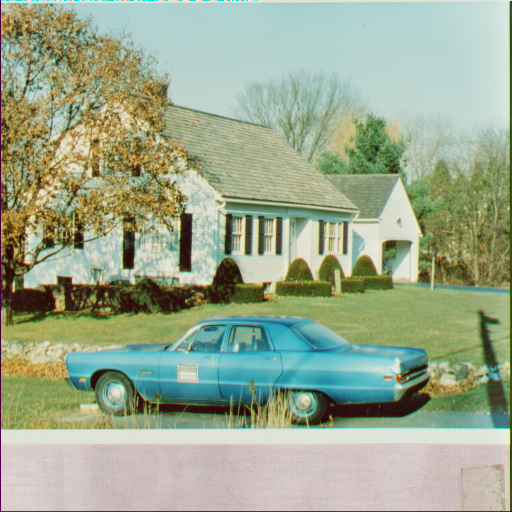
#> input picture 00-Images_as_Functions/ps0-1-a-1.tiff, 512 x 512 px, found by its file name
$ jupyter execute --allow-errors Images_as_Functions.ipynb   (shell and % lines are left out)
#> lines starting #> are read from the running program, lines starting #| are printed output that depends on the picture
# Images as Functions

[cell 1]
from PIL import Image
import numpy as np
import matplotlib.pyplot as plt

1.a: The input images are defined as below.

[cell 2]
img1_path = "./ps0-1-a-1.tiff"
img2_path = "./ps0-1-a-2.tiff"

with Image.open(img1_path) as pil_im1:
#> pil_im1 is the input picture: PIL image 512x512 RGB; mean R, G, B 155.4, 168.2, 142.2
    arr1 = np.asarray(pil_im1)
    print(f"The first image {img1_path} has shape {arr1.shape} and its order is {pil_im1.mode}.") # HxWx3, RGB
#| The first image ./ps0-1-a-1.tiff has shape (512, 512, 3) and its order is RGB.
    plt.imshow(arr1)
    plt.show()

#> (the rest of this cell did not finish here and is left out)

2.a: Swap the red and blue channels of image 1.

[cell 3]
with Image.open(img1_path) as im:
    arr = np.asarray(im)
# Swap the red and blue channel.
plt.imshow(arr[:, :, ::-1])
plt.show()
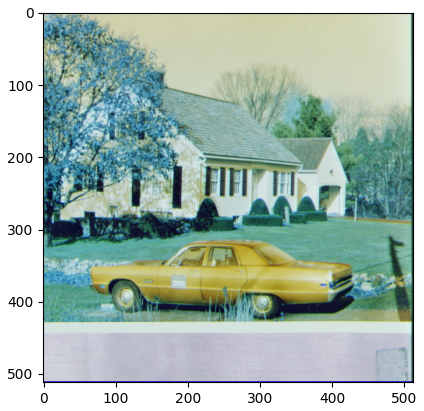
#> figure drawn by matplotlib, 1 panel; B, G, R data is drawn as R, G, B

2.b: Create a monochrome image (`M1g`) by selecting the green channel of image 1

[cell 4]
with Image.open(img1_path) as im:
    arr = np.asarray(im)
# Select the green channel
plt.imshow(arr[:, :, 1], cmap='gray', vmin=0, vmax=255)
plt.show()
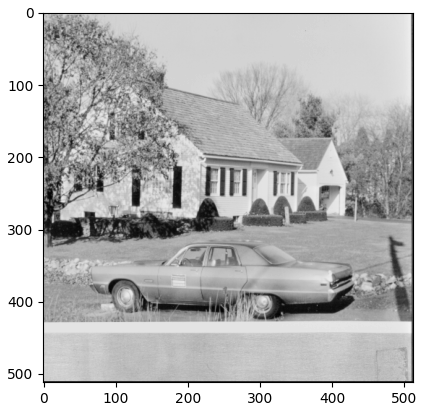
#> figure drawn by matplotlib, 1 panel

2.c: Create a monochrome image (`M1r`) by selecting the red channel of image 1

[cell 5]
with Image.open(img1_path) as im:
    arr = np.asarray(im)
# Select the green channel
plt.imshow(arr[:, :, 0], cmap='gray', vmin=0, vmax=255)
plt.show()
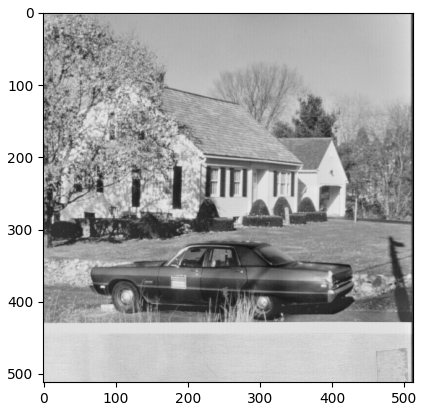
#> figure drawn by matplotlib, 1 panel

2.d **Which looks more like what you’d expect a monochrome image to look like? Would you expect a computer vision algorithm to work on one better than the other?**
The monochrome image from the green channel visually appears superior to the one from the red channel. However, I think that computer vision algorithms generally perform better on the red monochrome image. The pixels' values in the red image are brighter, indicating more information is captured, while the green image's darker pixel values suggest light absorption by objects.

3.a Take the inner square of 50x100 pixels (that’s 50 rows by 100 columns – a horizontal image) of monochrome version of image 1 and insert them into the monochrome version of image 2.

[cell 6]
with Image.open(img1_path) as pil_im1:
    arr1 = np.asarray(pil_im1.convert('L')) # RGB -> GRAY
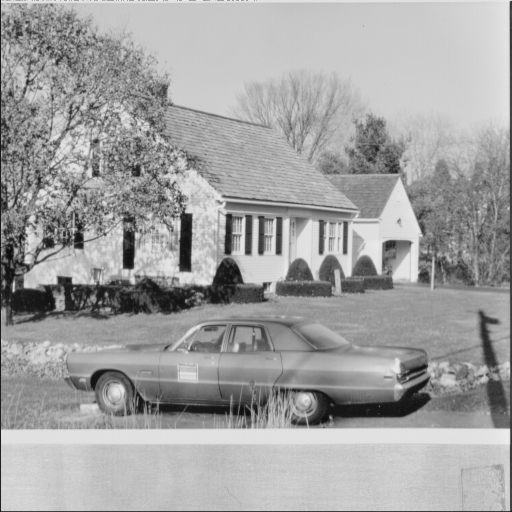
#> arr1: shape (512, 512); min 8, max 236, mean 161.4
    h1, w1 = arr1.shape
#> h1 = 512; w1 = 512
    center1 = (int(h1/2), (w1/2)) # y, x
#> center1 = (256, 256)

#> (the rest of this cell did not finish here and is left out)

4.a: What is the min and max of the pixel values of `M1g`? What is the mean? What is the standard deviation? And how did you compute these?

[cell 7]
with Image.open(img1_path) as im:
    arr = np.asarray(im)
    green = arr[:, :, 1]
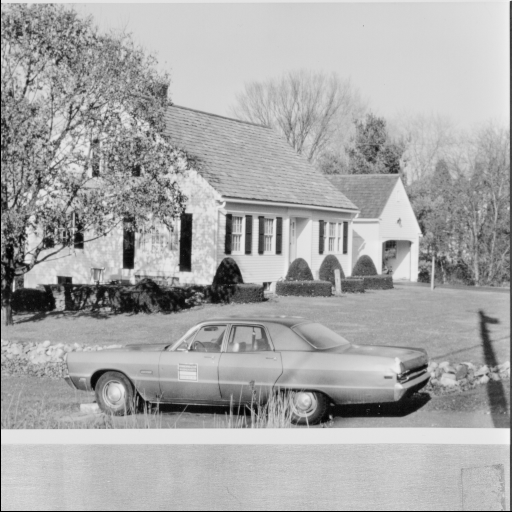
#> green: shape (512, 512); min 0, max 242, mean 168.2
    minimum = np.min(green)
#> minimum = 0
    maximum = np.max(green)
#> maximum = 242
    mean = np.mean(green)
#> mean = 168.2
    std = np.std(green)
#> std = 48.72
    print(f"Characteristic of M1g: \nMin: {minimum}. Max: {maximum}. Mean: {mean}. Std: {std}.")
#| Characteristic of M1g:
#| Min: 0. Max: 242. Mean: 168.22595977783203. Std: 48.71971251758858.

4.b: Subtract the mean from all the pixels, then divide by the standard deviation, then multiply by 10 (if your image is zero to 255) or by 0.05 (if your image ranges from 0.0 to 1.0). Now add the mean back in.

[cell 8]
with Image.open(img1_path) as im:
    arr = np.asarray(im)
    green = arr[:, :, 1]
    minimum = np.min(green)
    maximum = np.max(green)
    mean = np.mean(green)
    std = np.std(green)

    output = (mean+10*(green-mean)/std)
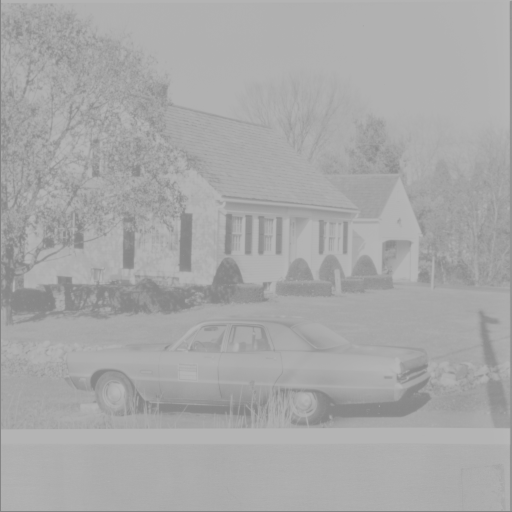
#> output: shape (512, 512) float64; min 133.7, max 183.4, mean 168.2
    output = output.astype(np.uint8)

plt.imshow(output, cmap='gray', vmin=0, vmax=255)
plt.show()

4.c: Shift `M1g` to the left by 2 pixels.

[cell 9]
shift_pixel = 2
with Image.open(img1_path) as im:
    arr = np.asarray(im)
    green = arr[:, :, 1]
    shifted_green = np.zeros_like(green)
    shifted_green[:, :-shift_pixel] = green[:, shift_pixel:]
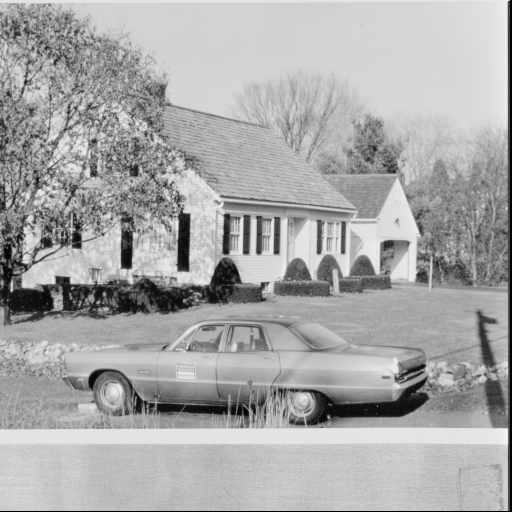
#> shifted_green: shape (512, 512); min 0, max 242, mean 167.9

plt.imshow(shifted_green, cmap='gray', vmin=0, vmax=255)
plt.show()

4.d: Subtract the shifted version of `M1g` from the original and make sure that the values are legal (what do negative numbers for pixels mean anyway?).

[cell 10]
shift_pixel = 2
with Image.open(img1_path) as im:
    arr = np.asarray(im)
    green = arr[:, :, 1]
    shifted_green = np.zeros_like(green)
    shifted_green[:, :-shift_pixel] = green[:, shift_pixel:]

sub_shift_green = green-shifted_green
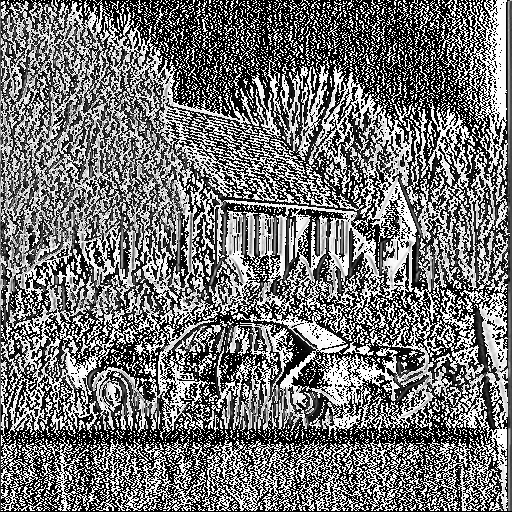
#> sub_shift_green: shape (512, 512); min 0, max 255, mean 116
sub_shift_green[sub_shift_green<0] = 0

plt.imshow(sub_shift_green, cmap='gray', vmin=0, vmax=255)
plt.show()

5.a: Take the original colored image and start adding Gaussian noise to the pixels in the green channel. Increase sigma until the noise is somewhat visible.

[cell 11]
def gen_2d_gauss_noise(mean, std, height, width):
    return np.random.normal(mean, std, size=(height, width))

with Image.open(img1_path) as im:
    arr = np.asarray(im) # HxWx3
    height, width, _ = arr.shape
#> height = 512; width = 512
    output = np.zeros_like(arr)
    output[:] = arr
    output = output.astype(np.float64)
#> output: shape (512, 512, 3) float64

    noise = gen_2d_gauss_noise(0, 20, height, width)
    print(type(noise), noise.dtype, type(output), output.dtype)
#| <class 'numpy.ndarray'> float64 <class 'numpy.ndarray'> float64

    output[:, :, 1] += noise # Add to green channel
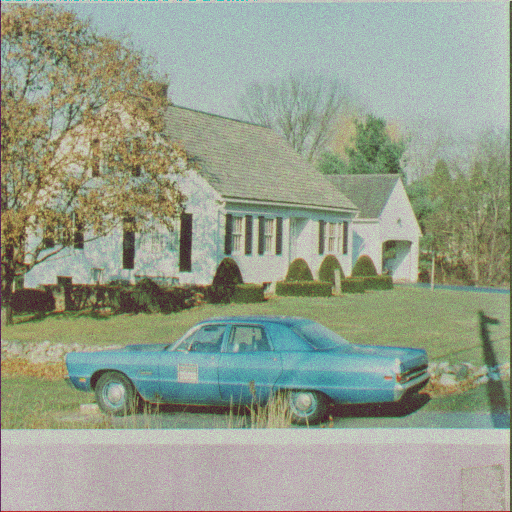
#> output: shape (512, 512, 3) float64; mean R, G, B 155.4, 168.3, 142.2; drawn with min black and max white

plt.imshow(output.astype(np.uint8))
plt.show()

5.b: Now, instead add that amount of noise to the blue channel.

[cell 12]
def gen_2d_gauss_noise(mean, std, height, width):
    return np.random.normal(mean, std, size=(height, width))

with Image.open(img1_path) as im:
    arr = np.asarray(im) # HxWx3
    height, width, _ = arr.shape
    output = np.zeros_like(arr)
    output[:] = arr
    output = output.astype(np.float64)

    noise = gen_2d_gauss_noise(0, 20, height, width)
    print(type(noise), noise.dtype, type(output), output.dtype)
#| <class 'numpy.ndarray'> float64 <class 'numpy.ndarray'> float64

    output[:, :, 2] += noise # Add to blue channel

plt.imshow(output.astype(np.uint8))
plt.show()
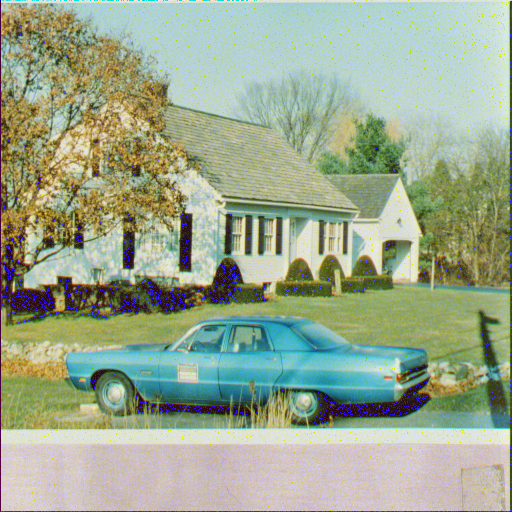
#> shown: shape (512, 512, 3); mean R, G, B 155.4, 168.2, 143.9
